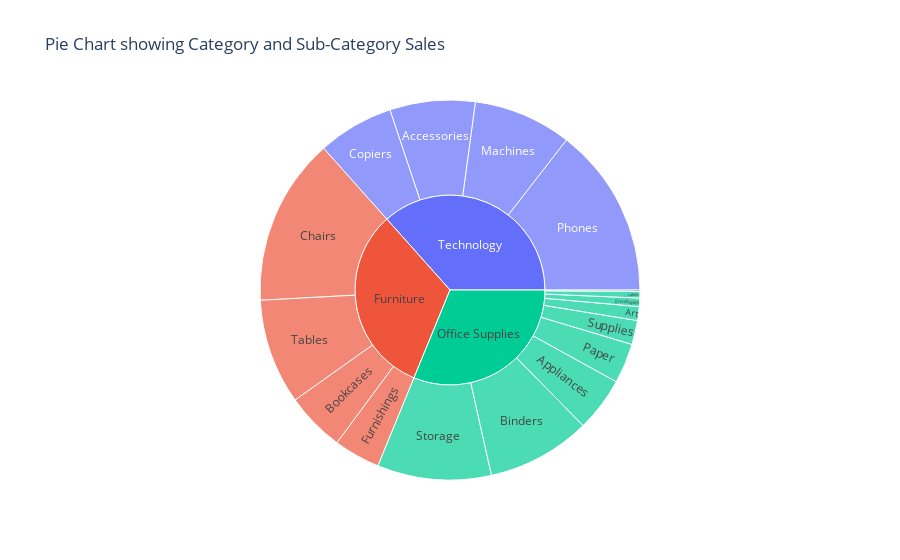

Here is the notebook cell this chart was saved with:
### Code cell
fig = px.sunburst(cat_sub, path=['Category', 'Sub-Category'], values='Total_Sales', title="Pie Chart showing Category and Sub-Category Sales")
fig.show()

### Figure 1 — Plotly figure (JSON) as saved in the notebook; plotly's stock layout.template omitted (floating-point values rounded to 4 significant figures)
{"data": [{"branchvalues": "total", "domain": {"x": [0, 1], "y": [0, 1]}, "hovertemplate": "labels=%{label}<br>Total_Sales=%{value}<br>parent=%{parent}<br>id=%{id}<extra></extra>", "ids": ["Technology/Accessories", "Office Supplies/Appliances", "Office Supplies/Art", "Office Supplies/Binders", "Furniture/Bookcases", "Furniture/Chairs", "Technology/Copiers", "Office Supplies/Envelopes", "Office Supplies/Fasteners", "Furniture/Furnishings", "Office Supplies/Labels", "Technology/Machines", "Office Supplies/Paper", "Technology/Phones", "Office Supplies/Storage", "Office Supplies/Supplies", "Furniture/Tables", "Furniture", "Office Supplies", "Technology"], "labels": ["Accessories", "Appliances", "Art", "Binders", "Bookcases", "Chairs", "Copiers", "Envelopes", "Fasteners", "Furnishings", "Labels", "Machines", "Paper", "Phones", "Storage", "Supplies", "Tables", "Furniture", "Office Supplies", "Technology"], "name": "", "parents": ["Technology", "Office Supplies", "Office Supplies", "Office Supplies", "Furniture", "Furniture", "Technology", "Office Supplies", "Office Supplies", "Furniture", "Office Supplies", "Technology", "Office Supplies", "Technology", "Office Supplies", "Office Supplies", "Furniture", "", "", ""], "type": "sunburst", "values": [164206, 104623, 26722, 200044, 113813, 322827, 146250, 16128, 3001, 89210, 12365, 189242, 76824, 327821, 219360, 46426, 202811, 728661, 705493, 827519]}], "layout": {"legend": {"tracegroupgap": 0}, "title": {"text": "Pie Chart showing Category and Sub-Category Sales"}}}
